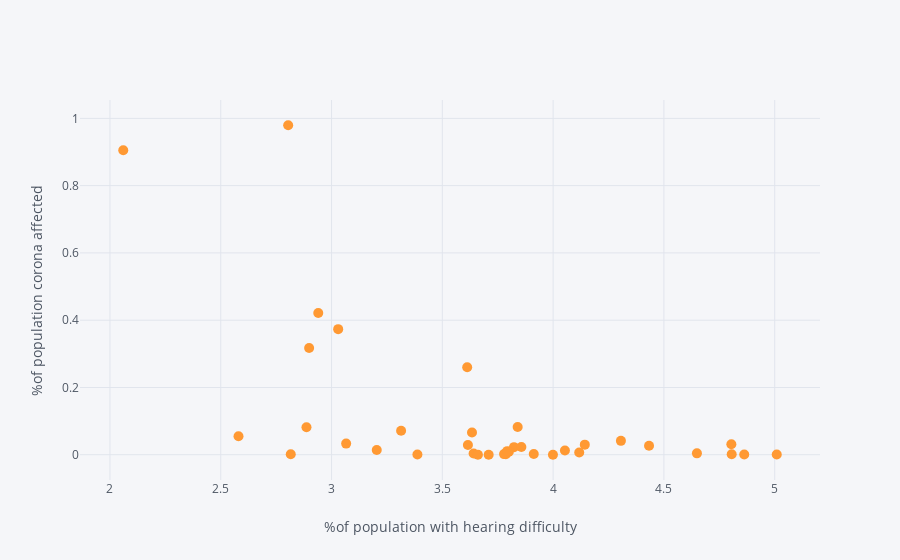

Here is the notebook cell this chart was saved with:
### Code cell
final_table.iplot(kind='scatter',x='%of population with hearing difficulty',y='%of population corona affected',mode='markers',size=10,xTitle="%of population with hearing difficulty",yTitle="%of population corona affected")

### Figure 1 — Plotly figure (JSON) as saved in the notebook; plotly's stock layout.template omitted (floating-point values rounded to 4 significant figures)
{"data": [{"line": {"color": "rgba(255, 153, 51, 1.0)", "dash": "solid", "shape": "linear", "width": 1.3}, "marker": {"size": 10, "symbol": "circle"}, "mode": "markers", "name": "%of population corona affected", "text": "", "type": "scatter", "uid": "ccbabe18-79a4-4902-8914-d54958f4ffad", "x": [4.143, 4.433, 3.84, 4.804, 2.887, 3.314, 3.03, 2.899, 2.06, 3.634, 3.066, 3.615, 4.306, 2.94, 3.823, 3.641, 4.806, 3.787, 4.862, 3.204, 3.857, 3.387, 3.999, 4.053, 3.779, 3.8, 3.913, 2.58, 5.009, 2.804, 3.66, 3.709, 3.612, 4.118, 2.816, 4.649, 3.793], "y": [0.03006, 0.02666, 0.08227, 0.03118, 0.08164, 0.07151, 0.3734, 0.3174, 0.9053, 0.06596, 0.03312, 0.02896, 0.04135, 0.4213, 0.02267, 0.00393, 0.001723, 0.001377, 0.0008927, 0.01423, 0.02307, 0.0006029, 0.0002016, 0.01276, 0.001913, 0.008733, 0.002353, 0.05478, 0.0005246, 0.9795, 0.0001312, 8.555e-06, 0.2601, 0.006472, 0.001372, 0.004167, 0.0107]}], "layout": {"legend": {"bgcolor": "#F5F6F9", "font": {"color": "#4D5663"}}, "paper_bgcolor": "#F5F6F9", "plot_bgcolor": "#F5F6F9", "title": {"font": {"color": "#4D5663"}}, "xaxis": {"gridcolor": "#E1E5ED", "showgrid": true, "tickfont": {"color": "#4D5663"}, "title": {"font": {"color": "#4D5663"}, "text": "%of population with hearing difficulty"}, "zerolinecolor": "#E1E5ED"}, "yaxis": {"gridcolor": "#E1E5ED", "showgrid": true, "tickfont": {"color": "#4D5663"}, "title": {"font": {"color": "#4D5663"}, "text": "%of population corona affected"}, "zerolinecolor": "#E1E5ED"}}}
